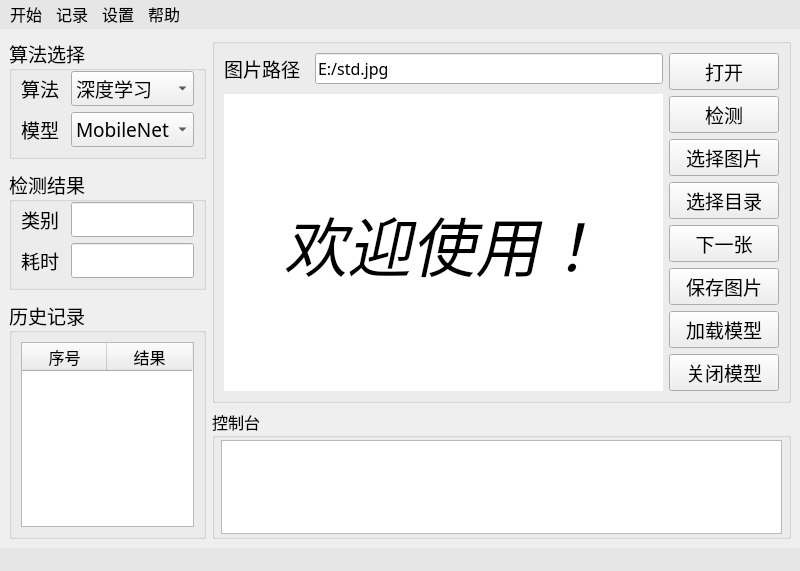
<?xml version="1.0" encoding="UTF-8"?>
<ui version="4.0">
 <class>MainWindow</class>
 <widget class="QMainWindow" name="MainWindow">
  <property name="geometry">
   <rect>
    <x>0</x>
    <y>0</y>
    <width>800</width>
    <height>571</height>
   </rect>
  </property>
  <property name="sizePolicy">
   <sizepolicy hsizetype="Preferred" vsizetype="Preferred">
    <horstretch>0</horstretch>
    <verstretch>0</verstretch>
   </sizepolicy>
  </property>
  <property name="minimumSize">
   <size>
    <width>800</width>
    <height>500</height>
   </size>
  </property>
  <property name="font">
   <font>
    <family>微软雅黑</family>
    <pointsize>10</pointsize>
   </font>
  </property>
  <property name="windowTitle">
   <string>雾化器装配缺陷检测</string>
  </property>
  <property name="windowIcon">
   <iconset>
    <normaloff>C:/Users/jkwang/.designer/backup/src/校标.png</normaloff>C:/Users/jkwang/.designer/backup/src/校标.png</iconset>
  </property>
  <widget class="QWidget" name="centralwidget">
   <layout class="QHBoxLayout" name="horizontalLayout_11" stretch="1,3">
    <property name="leftMargin">
     <number>9</number>
    </property>
    <item>
     <layout class="QVBoxLayout" name="verticalLayout_6">
      <property name="spacing">
       <number>10</number>
      </property>
      <item>
       <widget class="QGroupBox" name="gb_param">
        <property name="maximumSize">
         <size>
          <width>220</width>
          <height>16777215</height>
         </size>
        </property>
        <property name="font">
         <font>
          <family>微软雅黑</family>
          <pointsize>14</pointsize>
          <weight>50</weight>
          <italic>false</italic>
          <bold>false</bold>
         </font>
        </property>
        <property name="title">
         <string>算法选择</string>
        </property>
        <layout class="QVBoxLayout" name="verticalLayout_7">
         <property name="topMargin">
          <number>0</number>
         </property>
         <item>
          <layout class="QVBoxLayout" name="verticalLayout_5">
           <item>
            <layout class="QHBoxLayout" name="horizontalLayout_4">
             <property name="spacing">
              <number>12</number>
             </property>
             <item>
              <widget class="QLabel" name="label">
               <property name="enabled">
                <bool>true</bool>
               </property>
               <property name="font">
                <font>
                 <family>微软雅黑</family>
                 <pointsize>14</pointsize>
                 <weight>50</weight>
                 <italic>false</italic>
                 <bold>false</bold>
                </font>
               </property>
               <property name="text">
                <string>算法</string>
               </property>
              </widget>
             </item>
             <item>
              <widget class="QComboBox" name="cb_method">
               <property name="sizePolicy">
                <sizepolicy hsizetype="MinimumExpanding" vsizetype="Fixed">
                 <horstretch>0</horstretch>
                 <verstretch>0</verstretch>
                </sizepolicy>
               </property>
               <property name="font">
                <font>
                 <family>微软雅黑</family>
                 <pointsize>14</pointsize>
                 <weight>50</weight>
                 <italic>false</italic>
                 <bold>false</bold>
                </font>
               </property>
               <property name="editable">
                <bool>false</bool>
               </property>
               <item>
                <property name="text">
                 <string>深度学习</string>
                </property>
               </item>
               <item>
                <property name="text">
                 <string>图像处理</string>
                </property>
               </item>
              </widget>
             </item>
            </layout>
           </item>
           <item>
            <layout class="QHBoxLayout" name="horizontalLayout_7">
             <property name="spacing">
              <number>12</number>
             </property>
             <item>
              <widget class="QLabel" name="label_4">
               <property name="enabled">
                <bool>true</bool>
               </property>
               <property name="font">
                <font>
                 <family>微软雅黑</family>
                 <pointsize>14</pointsize>
                 <weight>50</weight>
                 <italic>false</italic>
                 <bold>false</bold>
                </font>
               </property>
               <property name="text">
                <string>模型</string>
               </property>
              </widget>
             </item>
             <item>
              <widget class="QComboBox" name="cb_n">
               <property name="sizePolicy">
                <sizepolicy hsizetype="MinimumExpanding" vsizetype="Fixed">
                 <horstretch>0</horstretch>
                 <verstretch>0</verstretch>
                </sizepolicy>
               </property>
               <property name="font">
                <font>
                 <family>微软雅黑</family>
                 <pointsize>14</pointsize>
                </font>
               </property>
               <item>
                <property name="text">
                 <string>MobileNet</string>
                </property>
               </item>
               <item>
                <property name="text">
                 <string>Alex</string>
                </property>
               </item>
              </widget>
             </item>
            </layout>
           </item>
          </layout>
         </item>
        </layout>
       </widget>
      </item>
      <item>
       <widget class="QGroupBox" name="gb_result">
        <property name="maximumSize">
         <size>
          <width>220</width>
          <height>16777215</height>
         </size>
        </property>
        <property name="font">
         <font>
          <family>微软雅黑</family>
          <pointsize>14</pointsize>
          <weight>50</weight>
          <italic>false</italic>
          <bold>false</bold>
         </font>
        </property>
        <property name="title">
         <string>检测结果</string>
        </property>
        <layout class="QVBoxLayout" name="verticalLayout_8">
         <property name="topMargin">
          <number>0</number>
         </property>
         <item>
          <layout class="QVBoxLayout" name="verticalLayout_4">
           <item>
            <layout class="QHBoxLayout" name="horizontalLayout_9">
             <property name="spacing">
              <number>12</number>
             </property>
             <item>
              <widget class="QLabel" name="label_5">
               <property name="enabled">
                <bool>true</bool>
               </property>
               <property name="font">
                <font>
                 <family>微软雅黑</family>
                 <pointsize>14</pointsize>
                 <weight>50</weight>
                 <italic>false</italic>
                 <bold>false</bold>
                </font>
               </property>
               <property name="text">
                <string>类别</string>
               </property>
              </widget>
             </item>
             <item>
              <widget class="QLineEdit" name="le_class">
               <property name="sizePolicy">
                <sizepolicy hsizetype="Preferred" vsizetype="Fixed">
                 <horstretch>0</horstretch>
                 <verstretch>0</verstretch>
                </sizepolicy>
               </property>
               <property name="font">
                <font>
                 <family>微软雅黑</family>
                 <pointsize>14</pointsize>
                </font>
               </property>
               <property name="text">
                <string/>
               </property>
              </widget>
             </item>
            </layout>
           </item>
           <item>
            <layout class="QHBoxLayout" name="horizontalLayout_10">
             <property name="spacing">
              <number>12</number>
             </property>
             <item>
              <widget class="QLabel" name="label_6">
               <property name="enabled">
                <bool>true</bool>
               </property>
               <property name="font">
                <font>
                 <family>微软雅黑</family>
                 <pointsize>14</pointsize>
                 <weight>50</weight>
                 <italic>false</italic>
                 <bold>false</bold>
                </font>
               </property>
               <property name="text">
                <string>耗时</string>
               </property>
              </widget>
             </item>
             <item>
              <widget class="QLineEdit" name="le_time">
               <property name="sizePolicy">
                <sizepolicy hsizetype="Preferred" vsizetype="Fixed">
                 <horstretch>0</horstretch>
                 <verstretch>0</verstretch>
                </sizepolicy>
               </property>
               <property name="font">
                <font>
                 <family>微软雅黑</family>
                 <pointsize>14</pointsize>
                </font>
               </property>
              </widget>
             </item>
            </layout>
           </item>
          </layout>
         </item>
        </layout>
       </widget>
      </item>
      <item>
       <widget class="QGroupBox" name="gb_history">
        <property name="sizePolicy">
         <sizepolicy hsizetype="Preferred" vsizetype="Maximum">
          <horstretch>0</horstretch>
          <verstretch>0</verstretch>
         </sizepolicy>
        </property>
        <property name="maximumSize">
         <size>
          <width>220</width>
          <height>16777215</height>
         </size>
        </property>
        <property name="font">
         <font>
          <family>微软雅黑</family>
          <pointsize>14</pointsize>
          <weight>50</weight>
          <italic>false</italic>
          <bold>false</bold>
         </font>
        </property>
        <property name="title">
         <string>历史记录</string>
        </property>
        <layout class="QHBoxLayout" name="horizontalLayout_6">
         <item>
          <widget class="QTableWidget" name="table_history">
           <property name="sizePolicy">
            <sizepolicy hsizetype="Preferred" vsizetype="Preferred">
             <horstretch>0</horstretch>
             <verstretch>0</verstretch>
            </sizepolicy>
           </property>
           <property name="font">
            <font>
             <family>微软雅黑</family>
             <pointsize>12</pointsize>
            </font>
           </property>
           <property name="textElideMode">
            <enum>Qt::ElideMiddle</enum>
           </property>
           <property name="rowCount">
            <number>0</number>
           </property>
           <property name="columnCount">
            <number>2</number>
           </property>
           <attribute name="horizontalHeaderVisible">
            <bool>true</bool>
           </attribute>
           <attribute name="horizontalHeaderDefaultSectionSize">
            <number>85</number>
           </attribute>
           <attribute name="verticalHeaderVisible">
            <bool>false</bool>
           </attribute>
           <column>
            <property name="text">
             <string>序号</string>
            </property>
           </column>
           <column>
            <property name="text">
             <string>结果</string>
            </property>
           </column>
          </widget>
         </item>
        </layout>
       </widget>
      </item>
     </layout>
    </item>
    <item>
     <layout class="QVBoxLayout" name="verticalLayout_3" stretch="7,3">
      <item>
       <widget class="QGroupBox" name="groupBox">
        <property name="title">
         <string/>
        </property>
        <layout class="QHBoxLayout" name="horizontalLayout_2" stretch="8,2">
         <item>
          <layout class="QVBoxLayout" name="verticalLayout_2">
           <property name="spacing">
            <number>10</number>
           </property>
           <item>
            <layout class="QHBoxLayout" name="horizontalLayout">
             <item>
              <widget class="QLabel" name="label_2">
               <property name="font">
                <font>
                 <pointsize>14</pointsize>
                </font>
               </property>
               <property name="text">
                <string>图片路径 </string>
               </property>
              </widget>
             </item>
             <item>
              <widget class="QLineEdit" name="le_file">
               <property name="enabled">
                <bool>true</bool>
               </property>
               <property name="sizePolicy">
                <sizepolicy hsizetype="MinimumExpanding" vsizetype="Fixed">
                 <horstretch>0</horstretch>
                 <verstretch>0</verstretch>
                </sizepolicy>
               </property>
               <property name="font">
                <font>
                 <family>微软雅黑</family>
                 <pointsize>12</pointsize>
                </font>
               </property>
               <property name="inputMask">
                <string/>
               </property>
               <property name="text">
                <string>E:/std.jpg</string>
               </property>
               <property name="placeholderText">
                <string>图片路径</string>
               </property>
              </widget>
             </item>
            </layout>
           </item>
           <item>
            <widget class="QWidget" name="widget_image" native="true">
             <property name="sizePolicy">
              <sizepolicy hsizetype="MinimumExpanding" vsizetype="MinimumExpanding">
               <horstretch>0</horstretch>
               <verstretch>0</verstretch>
              </sizepolicy>
             </property>
             <property name="styleSheet">
              <string notr="true"/>
             </property>
             <layout class="QVBoxLayout" name="verticalLayout_9">
              <property name="leftMargin">
               <number>0</number>
              </property>
              <property name="topMargin">
               <number>0</number>
              </property>
              <property name="rightMargin">
               <number>0</number>
              </property>
              <property name="bottomMargin">
               <number>0</number>
              </property>
              <item>
               <widget class="QLabel" name="lb_image">
                <property name="font">
                 <font>
                  <family>微软雅黑</family>
                  <pointsize>48</pointsize>
                  <italic>true</italic>
                 </font>
                </property>
                <property name="toolTip">
                 <string>图片</string>
                </property>
                <property name="statusTip">
                 <string> 图片显示区</string>
                </property>
                <property name="styleSheet">
                 <string notr="true">background-color: rgb(255, 255, 255);</string>
                </property>
                <property name="text">
                 <string>欢迎使用！</string>
                </property>
                <property name="alignment">
                 <set>Qt::AlignCenter</set>
                </property>
                <property name="wordWrap">
                 <bool>false</bool>
                </property>
               </widget>
              </item>
             </layout>
            </widget>
           </item>
          </layout>
         </item>
         <item>
          <layout class="QVBoxLayout" name="verticalLayout">
           <item>
            <widget class="QPushButton" name="pb_open_file">
             <property name="enabled">
              <bool>true</bool>
             </property>
             <property name="sizePolicy">
              <sizepolicy hsizetype="Minimum" vsizetype="Fixed">
               <horstretch>0</horstretch>
               <verstretch>0</verstretch>
              </sizepolicy>
             </property>
             <property name="font">
              <font>
               <family>微软雅黑</family>
               <pointsize>14</pointsize>
              </font>
             </property>
             <property name="text">
              <string>打开</string>
             </property>
            </widget>
           </item>
           <item>
            <widget class="QPushButton" name="pb_detect">
             <property name="font">
              <font>
               <family>微软雅黑</family>
               <pointsize>14</pointsize>
              </font>
             </property>
             <property name="statusTip">
              <string>检测图片</string>
             </property>
             <property name="text">
              <string>检测</string>
             </property>
            </widget>
           </item>
           <item>
            <widget class="QPushButton" name="pb_choose_image">
             <property name="sizePolicy">
              <sizepolicy hsizetype="Minimum" vsizetype="Fixed">
               <horstretch>0</horstretch>
               <verstretch>0</verstretch>
              </sizepolicy>
             </property>
             <property name="font">
              <font>
               <family>微软雅黑</family>
               <pointsize>14</pointsize>
              </font>
             </property>
             <property name="toolTip">
              <string>浏览文件</string>
             </property>
             <property name="statusTip">
              <string> 打开文件浏览器</string>
             </property>
             <property name="text">
              <string>选择图片</string>
             </property>
            </widget>
           </item>
           <item>
            <widget class="QPushButton" name="pb_choose_folder">
             <property name="sizePolicy">
              <sizepolicy hsizetype="Minimum" vsizetype="Fixed">
               <horstretch>0</horstretch>
               <verstretch>0</verstretch>
              </sizepolicy>
             </property>
             <property name="font">
              <font>
               <family>微软雅黑</family>
               <pointsize>14</pointsize>
              </font>
             </property>
             <property name="text">
              <string>选择目录</string>
             </property>
            </widget>
           </item>
           <item>
            <widget class="QPushButton" name="pb_next_image">
             <property name="sizePolicy">
              <sizepolicy hsizetype="Minimum" vsizetype="Fixed">
               <horstretch>0</horstretch>
               <verstretch>0</verstretch>
              </sizepolicy>
             </property>
             <property name="font">
              <font>
               <family>微软雅黑</family>
               <pointsize>14</pointsize>
              </font>
             </property>
             <property name="text">
              <string>下一张</string>
             </property>
            </widget>
           </item>
           <item>
            <widget class="QPushButton" name="pb_save_image">
             <property name="sizePolicy">
              <sizepolicy hsizetype="Minimum" vsizetype="Fixed">
               <horstretch>0</horstretch>
               <verstretch>0</verstretch>
              </sizepolicy>
             </property>
             <property name="font">
              <font>
               <family>微软雅黑</family>
               <pointsize>14</pointsize>
              </font>
             </property>
             <property name="text">
              <string>保存图片</string>
             </property>
            </widget>
           </item>
           <item>
            <widget class="QPushButton" name="pb_load_model">
             <property name="sizePolicy">
              <sizepolicy hsizetype="Minimum" vsizetype="Fixed">
               <horstretch>0</horstretch>
               <verstretch>0</verstretch>
              </sizepolicy>
             </property>
             <property name="font">
              <font>
               <family>微软雅黑</family>
               <pointsize>14</pointsize>
              </font>
             </property>
             <property name="text">
              <string>加载模型</string>
             </property>
            </widget>
           </item>
           <item>
            <widget class="QPushButton" name="pb_close_model">
             <property name="font">
              <font>
               <family>微软雅黑</family>
               <pointsize>14</pointsize>
              </font>
             </property>
             <property name="text">
              <string>关闭模型</string>
             </property>
            </widget>
           </item>
           <item>
            <spacer name="verticalSpacer_3">
             <property name="orientation">
              <enum>Qt::Vertical</enum>
             </property>
             <property name="sizeHint" stdset="0">
              <size>
               <width>20</width>
               <height>40</height>
              </size>
             </property>
            </spacer>
           </item>
          </layout>
         </item>
        </layout>
       </widget>
      </item>
      <item>
       <layout class="QHBoxLayout" name="horizontalLayout_3">
        <item>
         <widget class="QGroupBox" name="gb_console">
          <property name="font">
           <font>
            <family>微软雅黑</family>
            <pointsize>12</pointsize>
           </font>
          </property>
          <property name="title">
           <string>控制台</string>
          </property>
          <layout class="QHBoxLayout" name="horizontalLayout_5">
           <property name="leftMargin">
            <number>6</number>
           </property>
           <property name="topMargin">
            <number>2</number>
           </property>
           <property name="rightMargin">
            <number>6</number>
           </property>
           <property name="bottomMargin">
            <number>2</number>
           </property>
           <item>
            <widget class="QTextEdit" name="te_log">
             <property name="enabled">
              <bool>true</bool>
             </property>
             <property name="sizePolicy">
              <sizepolicy hsizetype="Preferred" vsizetype="Preferred">
               <horstretch>0</horstretch>
               <verstretch>0</verstretch>
              </sizepolicy>
             </property>
             <property name="font">
              <font>
               <family>微软雅黑</family>
               <pointsize>12</pointsize>
               <weight>50</weight>
               <italic>false</italic>
               <bold>false</bold>
              </font>
             </property>
            </widget>
           </item>
          </layout>
         </widget>
        </item>
       </layout>
      </item>
     </layout>
    </item>
   </layout>
  </widget>
  <widget class="QMenuBar" name="menubar">
   <property name="geometry">
    <rect>
     <x>0</x>
     <y>0</y>
     <width>800</width>
     <height>33</height>
    </rect>
   </property>
   <property name="font">
    <font>
     <family>微软雅黑</family>
     <pointsize>12</pointsize>
    </font>
   </property>
   <property name="styleSheet">
    <string notr="true">background-color: rgb(230, 230, 230);</string>
   </property>
   <widget class="QMenu" name="menu_start">
    <property name="geometry">
     <rect>
      <x>240</x>
      <y>131</y>
      <width>202</width>
      <height>99</height>
     </rect>
    </property>
    <property name="font">
     <font>
      <family>微软雅黑</family>
      <pointsize>12</pointsize>
     </font>
    </property>
    <property name="title">
     <string>开始</string>
    </property>
    <addaction name="ac_exit"/>
   </widget>
   <widget class="QMenu" name="menu_log">
    <property name="font">
     <font>
      <family>微软雅黑</family>
      <pointsize>12</pointsize>
     </font>
    </property>
    <property name="title">
     <string>记录</string>
    </property>
    <addaction name="ac_detect_log"/>
    <addaction name="ac_defect_log"/>
   </widget>
   <widget class="QMenu" name="menu_help">
    <property name="title">
     <string>帮助</string>
    </property>
    <addaction name="ac_update_model"/>
    <addaction name="ac_open_website"/>
   </widget>
   <widget class="QMenu" name="menu_set">
    <property name="title">
     <string>设置</string>
    </property>
    <addaction name="ac_database_set"/>
   </widget>
   <addaction name="menu_start"/>
   <addaction name="menu_log"/>
   <addaction name="menu_set"/>
   <addaction name="menu_help"/>
  </widget>
  <widget class="QStatusBar" name="statusbar">
   <property name="font">
    <font>
     <pointsize>10</pointsize>
    </font>
   </property>
   <property name="styleSheet">
    <string notr="true">background-color: rgb(230, 230, 230);</string>
   </property>
  </widget>
  <action name="ac_exit">
   <property name="text">
    <string>退出</string>
   </property>
   <property name="font">
    <font>
     <family>微软雅黑</family>
     <pointsize>12</pointsize>
    </font>
   </property>
   <property name="menuRole">
    <enum>QAction::QuitRole</enum>
   </property>
  </action>
  <action name="action2">
   <property name="text">
    <string>2</string>
   </property>
  </action>
  <action name="action1_2">
   <property name="text">
    <string>1</string>
   </property>
  </action>
  <action name="ac_detect_log">
   <property name="text">
    <string>检测记录</string>
   </property>
   <property name="font">
    <font>
     <family>微软雅黑</family>
     <pointsize>12</pointsize>
    </font>
   </property>
  </action>
  <action name="ac_defect_log">
   <property name="text">
    <string>缺陷记录</string>
   </property>
   <property name="font">
    <font>
     <family>微软雅黑</family>
     <pointsize>12</pointsize>
    </font>
   </property>
  </action>
  <action name="ac_update_model">
   <property name="text">
    <string>检查更新</string>
   </property>
   <property name="font">
    <font>
     <family>微软雅黑</family>
     <pointsize>12</pointsize>
    </font>
   </property>
  </action>
  <action name="ac_open_website">
   <property name="text">
    <string>访问官网</string>
   </property>
   <property name="font">
    <font>
     <family>微软雅黑</family>
     <pointsize>12</pointsize>
    </font>
   </property>
  </action>
  <action name="ac_database_set">
   <property name="text">
    <string>数据库配置</string>
   </property>
   <property name="font">
    <font>
     <family>微软雅黑</family>
     <pointsize>12</pointsize>
    </font>
   </property>
  </action>
 </widget>
 <resources/>
 <connections/>
</ui>
